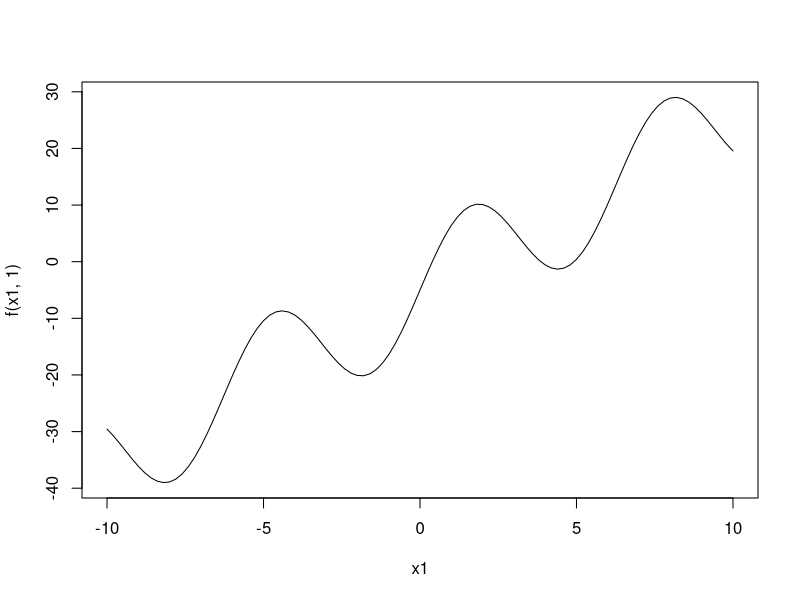

The R source for this figure:
f = function(x1, x2) {
  y = (3 * x1) + (- 5 * x2) + (10 * sin(x1 * x2))
  y
}

x1 = seq(-10, 10, length.out = 101L)
plot(x1, f(x1, 1), type = "l")

